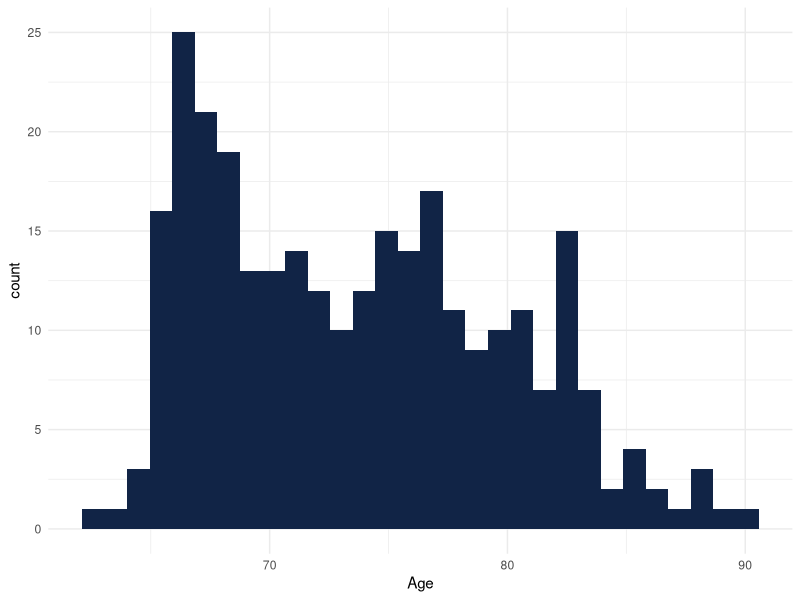
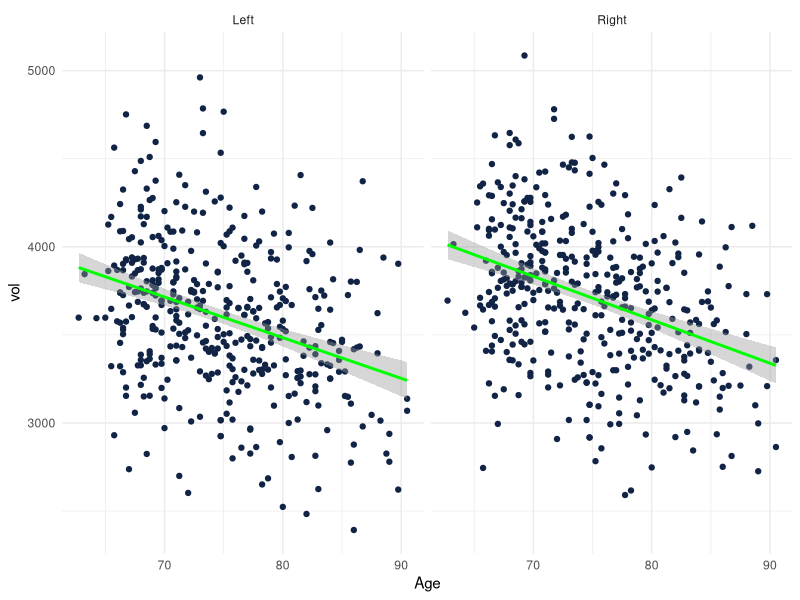
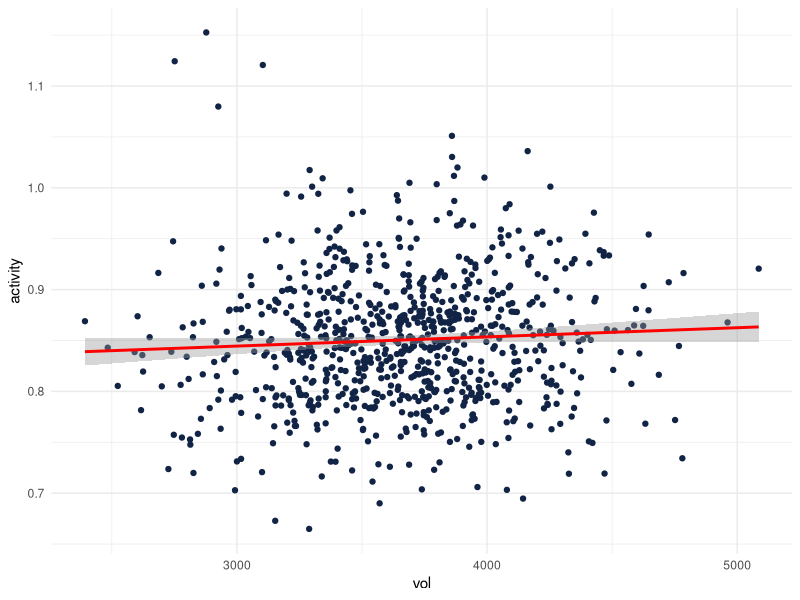

R code for these plots, in order:
## ---- chunk 1
library(readr)
library(tidyverse)

# Load all of the data into memory
Demographics <- readr::read_csv("./Demographics.csv")
TestScores <- readr::read_csv("./Cognition.csv")
MRI_Data <- readr::read_csv("./ADNI.csv")
Metabolic_Data <- readr::read_csv("./FDG.csv")

# Peek at each of the loaded data frames
head(Demographics)
head(TestScores)
head(Metabolic_Data)
head(MRI_Data)
## ---- chunk 2

# Filter out the cases from later points in the study
Initial_Data <- Demographics %>% filter(StudyArc == "HAB_1.0")

# Count the number of people who enrolled in the study.
Initial_Data %>% summarise(Subjects = n())

# Plot the age distribution using ggplot
ggplot(Initial_Data) +
aes(x = NP_Age) +
xlab("Age") +
geom_histogram(bins = 30L, fill = "#112446") +
theme_minimal()
## ---- chunk 3
# Adjust the variable names using regular expressions
colnames(MRI_Data) <- gsub("^MRI_FS6_ADNI_", "", colnames(MRI_Data))

# Do the same for the FDG data set
colnames(Metabolic_Data) <- gsub("^FDG_FS_SUVR_", "", colnames(Metabolic_Data))
## ---- chunk 4
MRI_Simple <- MRI_Data %>% select(SubjIDshort, StudyArc, MRI_Age, Left_Hippocampus_vol, Right_Hippocampus_vol)

Metabolic_Simple <- Metabolic_Data  %>% select(SubjIDshort, StudyArc, Hippocampus_lh, Hippocampus_rh) 

# Lets also change the "MRI_Age" column to have a simpler name
MRI_Simple <- MRI_Simple  %>% rename(Age = MRI_Age)

## ---- chunk 5
# Join the data that represents hippocampal activity with hippocampal size
Combined_Data <- inner_join(MRI_Simple, Metabolic_Simple, by = c("SubjIDshort" = "SubjIDshort", "StudyArc" = "StudyArc") )

# Give the variables a more descriptive name
Combined_Data <- Combined_Data %>% rename(Left_Hippocampus_activity = Hippocampus_lh, Right_Hippocampus_activity = Hippocampus_rh)

# Now we want to separate the data into separate frames for each hemisphere of the brain.

# Left Hemisphere
Combined_left <- Combined_Data %>% select(SubjIDshort, StudyArc, Age, Left_Hippocampus_vol, Left_Hippocampus_activity)

#  Right Hemishpere
Combined_right <- Combined_Data %>%  select(SubjIDshort, StudyArc, Age, Right_Hippocampus_vol, Right_Hippocampus_activity)  

# More cleaning
Combined_left <- Combined_left %>% rename(vol = Left_Hippocampus_vol, activity = Left_Hippocampus_activity) 
Combined_right <- Combined_right %>% rename(vol = Right_Hippocampus_vol, activity = Right_Hippocampus_activity) 

# Now we add a varaible that will be necessary to differentiate the data recorded in the left hemisphere from the data reforded in the right hemisphere in the dataframe where both are combined:
Combined_left <- Combined_left %>% mutate(Hemisphere = "Left")
Combined_right <- Combined_right %>% mutate(Hemisphere = "Right")

# Concatenate the data from each hemishpere into one data frame and assign it to the existing "Combined_Data" reference
Combined_Data <- rbind(Combined_left, Combined_right)    
## ---- chunk 6
ggplot(Combined_Data) +
  aes(x = Age, y = vol) +
  geom_point(shape = "circle", size = 1.5, colour = "#112446") +
  theme_minimal() +
  facet_wrap(vars(Hemisphere)) +
  geom_smooth(method = "lm", color = "green")
  
## ---- chunk 7
ggplot(Combined_Data) +
  aes(x = vol, y = activity) +
  geom_point(shape = "circle", size = 1.5, colour = "#112446") +
  theme_minimal() +
  geom_smooth(method = "lm", color = "red")
